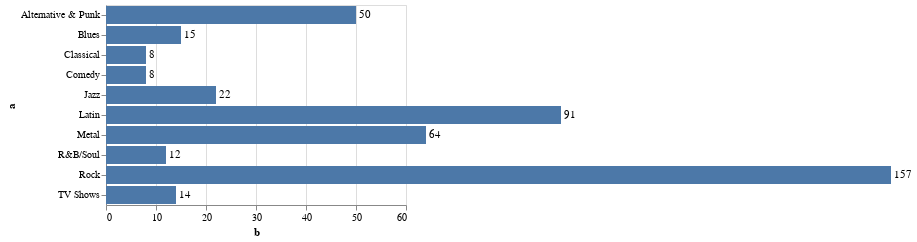

Notebook source saved alongside this figure:
### Markdown cell above
#### bar chart

We use bar chart to visualizing a discrete, categorical data attribute. Let's see which genre of music is mostly sold in America.

### Code cell
%VEGA-LITE specs/layer_bar_labels.vl.json 
SELECT 
    g.Name as a, 
    SUM(il.Quantity) as b, 
    ROUND((CAST(SUM(il.Quantity) as float) / (SELECT 
        SUM(Quantity) total
    FROM Chinook.InvoiceLine il
    INNER JOIN Chinook.Invoice i ON i.InvoiceId = il.InvoiceId
    WHERE i.BillingCountry = 'USA')) * 100, 2) percent_sold 
FROM Chinook.InvoiceLine il
INNER JOIN Chinook.Invoice i ON i.InvoiceId = il.InvoiceId 
INNER JOIN Chinook.Track t ON il.TrackId = t.TrackId 
INNER JOIN Chinook.Genre g ON t.GenreId = g.GenreId 
WHERE i.BillingCountry = 'USA' 
GROUP BY 1 
ORDER BY 2 DESC
LIMIT 10

### Figure 1 — Vega-Lite specification as saved in the notebook (floating-point values rounded to 4 significant figures)
{"$schema": "https://vega.github.io/schema/vega-lite/v4.json", "data": {"values": [{"a": "name", "b": "name", "percent_sold": "name"}, {"a": "Rock", "b": "157", "percent_sold": "31.78"}, {"a": "Latin", "b": "91", "percent_sold": "18.42"}, {"a": "Metal", "b": "64", "percent_sold": "12.96"}, {"a": "Alternative & Punk", "b": "50", "percent_sold": "10.12"}, {"a": "Jazz", "b": "22", "percent_sold": "4.45"}, {"a": "Blues", "b": "15", "percent_sold": "3.04"}, {"a": "TV Shows", "b": "14", "percent_sold": "2.83"}, {"a": "R&B/Soul", "b": "12", "percent_sold": "2.43"}, {"a": "Classical", "b": "8", "percent_sold": "1.62"}, {"a": "Comedy", "b": "8", "percent_sold": "1.62"}]}, "description": "Bar chart with text labels. Set domain to make the frame cover the labels.", "encoding": {"x": {"field": "b", "scale": {"domain": [0, 60]}, "type": "quantitative"}, "y": {"field": "a", "type": "nominal"}}, "layer": [{"mark": "bar"}, {"encoding": {"text": {"field": "b", "type": "quantitative"}}, "mark": {"align": "left", "baseline": "middle", "dx": 3, "type": "text"}}]}
